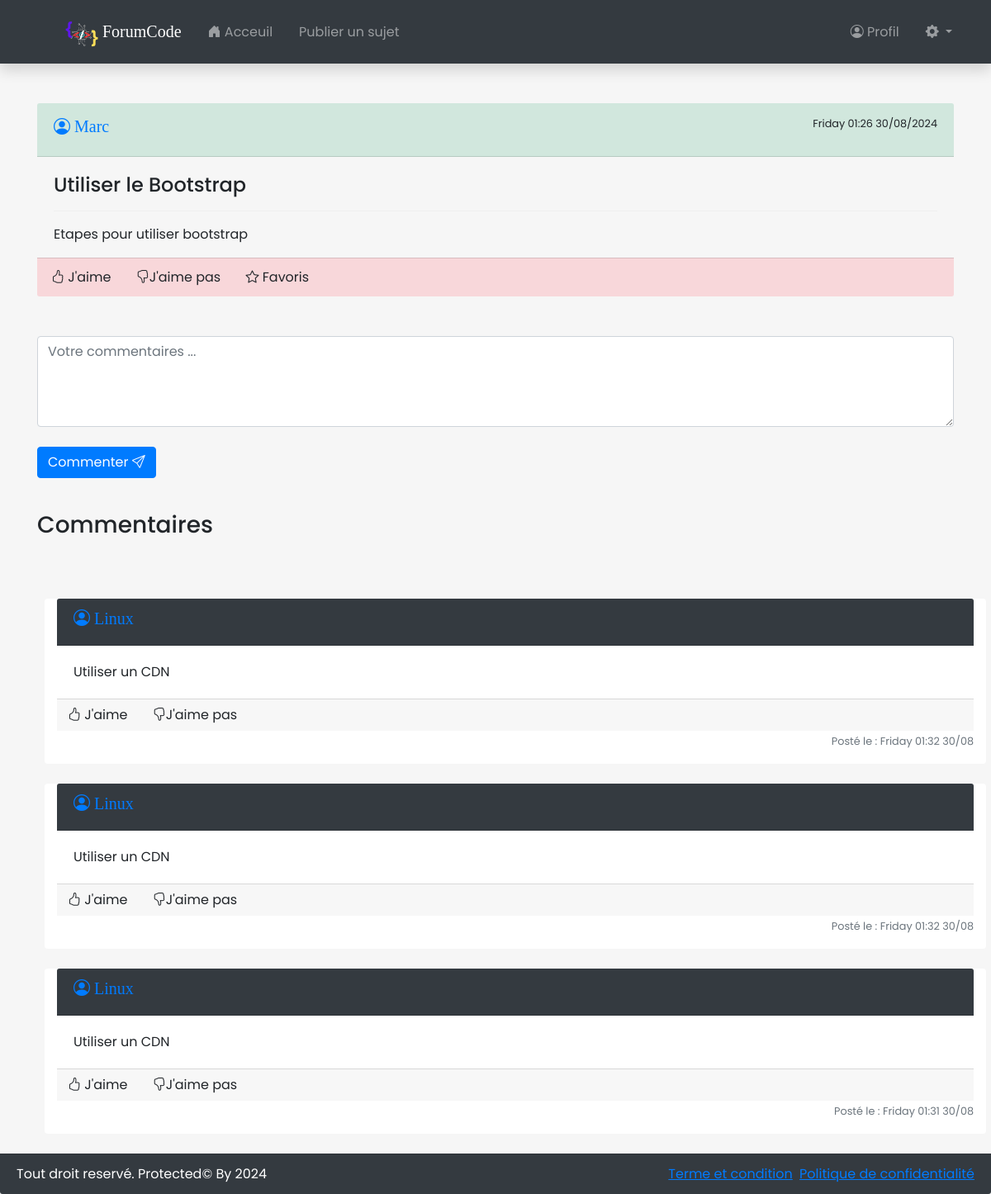
Screenshot of /article.php?id=22 (signed in) with the database file from the repository.
### tables this page shows
CREATE TABLE `questions` (
  `id` int(50) NOT NULL,
  `titre` text NOT NULL,
  `description` text NOT NULL,
  `contenu` text NOT NULL,
  `id_autheur` int(11) NOT NULL,
  `pseudo_auteur` varchar(80) NOT NULL,
  `date_publication` text NOT NULL
);

CREATE TABLE `answers` (
  `id` int(11) NOT NULL,
  `pseudo_auteur` varchar(80) NOT NULL,
  `id_autheur` int(11) NOT NULL,
  `id_question` int(11) NOT NULL,
  `commentaire` text NOT NULL,
  `date_comment` text NOT NULL
);

### actions/questions/showarticleContentaction.php (called while the page is built)
<?php
require('actions/database.php');
if(isset($_GET['id']) && !empty($_GET['id'])){
    $idOfQuestion=$_GET['id'];
    $checkIfQuestionExists = $base->prepare('SELECT * FROM questions WHERE id = ?');
    $checkIfQuestionExists->execute(array($idOfQuestion));
    if($checkIfQuestionExists->rowCount() > 0){
        $questionsInfos = $checkIfQuestionExists->fetch();
        $question_title = $questionsInfos['titre'];
        $question_contenu = $questionsInfos['contenu'];
        $question_id_auteur = $questionsInfos['id_autheur'];
        $question_pseudo_auteur = $questionsInfos['pseudo_auteur'];
        $question_publication_date = $questionsInfos['date_publication'];
    }else{
    $errormsg= '<div class=" alert alert-danger" role="alert"><p class="text-center m-0">Aucune publication trouvée</p></div>';
}
}else{
    $errormsg= '<div class=" alert alert-danger" role="alert"><p class="text-center m-0">Aucune publication trouvée</p></div>';
}

### actions/questions/showallanswersofcomentaction.php (called while the page is built)
<?php
    require('actions/database.php');
    $getallanswers= $base->prepare("SELECT id_autheur, pseudo_auteur, id_question, commentaire,date_comment  FROM answers WHERE id_question = ? ORDER BY id DESC");
    $getallanswers->execute(array($idOfQuestion));

### article.php (the view, shortened to what this page needs)
<?php
  require("actions/questions/showarticleContentaction.php");
  require('actions/questions/postanswersaction.php');
  require('actions/questions/showallanswersofcomentaction.php');
?>
<!DOCTYPE html>
<html lang="en">
<?php
include 'includes/head.php';
?>
<body>
    <?php
include 'includes/navbar.php';
?>
    <div class="container mt-5">
        <?php
    if(isset($question_publication_date)){
     ?>
        <section class="show-content">
            <span class="card-header bg-success-subtle d-flex justify-content-between align-items-center">
              <a  href="profile.php?id=<?=$question_id_auteur?>">  <h1 class="h5 ">
                    <i class="bi bi-person-circle"></i>
                    <?= $question_pseudo_auteur;?>
                </h1>
              </a>
                <p class="text-end"><small><?= $question_publication_date;?></small></p>
            </span>
            <div class="card-body pb-0">
                <h4 style="text-align: justify;"> <?= $question_title;?></h4>
                <hr>
                <p style="text-align: justify;"> <?= $question_contenu;?></p>
            </div>
            <p class="mb-5 card-footer p-1 bg-danger-subtle"><button class="btn" type="button"> <i class="bi bi-hand-thumbs-up"></i> J'aime</button>
                <button class="btn " type="button"> <i class="bi bi-hand-thumbs-down"></i>J'aime pas</button>
                <button class="btn" type="button"> <i class="bi bi-star"></i> Favoris</button>
            </p>
        </section>
        <section class="show-answers mt-3 p-0 container">
            <form class="form-group " method="POST">
                   <textarea class="form-control" rows="4" name="textarea" placeholder="Votre commentaires ..."></textarea>
                   <br>
                   <label class="form-label">
                        <button name="validate" class="btn btn-primary btn-inline" type="submit">
                            Commenter <i class="bi bi-send"></i>
                        </button>
                    </label>
                </div>
         <div class="container py-3 mb-5"> <h3>Commentaires</h3></div>
        <?php
    }
     ?>
     <?php
        while($comment = $getallanswers->fetch()){
          ?>
           <section class="ml-5">
        <div class="card container border-0  mb-4 ">
          <div class=" card-header text-white bg-dark">
          <h1 class="h5 ">
            <a href="profile.php?id=<?=$comment['id_autheur']?>">
                    <i class="bi bi-person-circle"></i>
                    <?= $comment['pseudo_auteur'];?>
            </a>
          </h1>
          </div>
            <div class="card-body" style="text-align: justify;">
              <?=$comment['commentaire'];?>
            </div>
            <p class="card-footer m-0 p-0">
                <button class="btn" type="button"> <i class="bi bi-hand-thumbs-up"></i> J'aime</button>
                <button class="btn" type="button"> <i class="bi bi-hand-thumbs-down"></i>J'aime pas</button>
            </p>
            <p class="text-end">
              <small class="text-muted">
                Posté le : <?= $comment['date_comment'];?>
              </small>
            </p>
        </div>
       </section>
          <?php
        }
     ?>
<?php include 'includes/footer.php';?>
</body>
</html>

### includes/head.php (style rules this page uses)
body { background-color: #f6f6f6; font-family: 'Poppins', sans-serif !important; }
h1 { font-family: 'Baloo Thambi'; }

### rows the page displays
questions: pseudo_auteur "Marc", date_publication "Friday 01:26 30/08/2024", titre "Utiliser le Bootstrap", contenu "Etapes pour utiliser bootstrap"
answers: pseudo_auteur "Linux", commentaire "Utiliser un CDN", date_comment "Friday 01:32 30/08"
answers: pseudo_auteur "Linux", commentaire "Utiliser un CDN", date_comment "Friday 01:32 30/08"
answers: pseudo_auteur "Linux", commentaire "Utiliser un CDN", date_comment "Friday 01:31 30/08"
